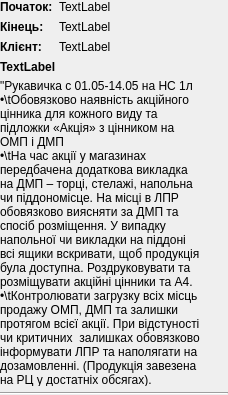
<?xml version="1.0" encoding="UTF-8"?>
<ui version="4.0">
 <class>EventItemWidget</class>
 <widget class="QWidget" name="EventItemWidget">
  <property name="geometry">
   <rect>
    <x>0</x>
    <y>0</y>
    <width>228</width>
    <height>395</height>
   </rect>
  </property>
  <property name="sizePolicy">
   <sizepolicy hsizetype="Minimum" vsizetype="Preferred">
    <horstretch>0</horstretch>
    <verstretch>0</verstretch>
   </sizepolicy>
  </property>
  <property name="windowTitle">
   <string>Form</string>
  </property>
  <layout class="QVBoxLayout" name="verticalLayout">
   <property name="leftMargin">
    <number>0</number>
   </property>
   <property name="topMargin">
    <number>0</number>
   </property>
   <property name="rightMargin">
    <number>0</number>
   </property>
   <property name="bottomMargin">
    <number>0</number>
   </property>
   <item>
    <layout class="QFormLayout" name="formLayout">
     <item row="0" column="0">
      <widget class="QLabel" name="label">
       <property name="font">
        <font>
         <weight>75</weight>
         <bold>true</bold>
        </font>
       </property>
       <property name="text">
        <string>Початок:</string>
       </property>
      </widget>
     </item>
     <item row="0" column="1">
      <widget class="QLabel" name="startDateLbl">
       <property name="text">
        <string>TextLabel</string>
       </property>
      </widget>
     </item>
     <item row="1" column="0">
      <widget class="QLabel" name="label_2">
       <property name="font">
        <font>
         <weight>75</weight>
         <bold>true</bold>
        </font>
       </property>
       <property name="text">
        <string>Кінець:</string>
       </property>
      </widget>
     </item>
     <item row="1" column="1">
      <widget class="QLabel" name="endDateLbl">
       <property name="text">
        <string>TextLabel</string>
       </property>
      </widget>
     </item>
     <item row="2" column="0">
      <widget class="QLabel" name="label_3">
       <property name="font">
        <font>
         <weight>75</weight>
         <bold>true</bold>
        </font>
       </property>
       <property name="text">
        <string>Клієнт:</string>
       </property>
      </widget>
     </item>
     <item row="2" column="1">
      <widget class="QLabel" name="clientLbl">
       <property name="text">
        <string>TextLabel</string>
       </property>
      </widget>
     </item>
    </layout>
   </item>
   <item>
    <widget class="QLabel" name="nameLbl">
     <property name="font">
      <font>
       <weight>75</weight>
       <bold>true</bold>
      </font>
     </property>
     <property name="text">
      <string>TextLabel</string>
     </property>
     <property name="wordWrap">
      <bool>true</bool>
     </property>
    </widget>
   </item>
   <item>
    <widget class="QLabel" name="descriptionLbl">
     <property name="sizePolicy">
      <sizepolicy hsizetype="Preferred" vsizetype="Preferred">
       <horstretch>0</horstretch>
       <verstretch>0</verstretch>
      </sizepolicy>
     </property>
     <property name="maximumSize">
      <size>
       <width>200</width>
       <height>16777215</height>
      </size>
     </property>
     <property name="text">
      <string>&quot;Рукавичка с 01.05-14.05 на НС 1л •\tОбовязково наявність акційного цінника для кожного виду та підложки «Акція» з цінником на ОМП і ДМП
•\tНа час акції у магазинах передбачена додаткова викладка на ДМП – торці, стелажі, напольна чи піддономісце. На місці в ЛПР обовязково виясняти за ДМП та спосіб розміщення. У випадку напольної чи викладки на піддоні всі ящики вскривати, щоб продукція була доступна. Роздруковувати та розміщувати акційні цінники та А4. 
•\tКонтролювати загрузку всіх місць продажу ОМП, ДМП та залишки протягом всієї акції. При відстуності чи критичних  залишках обовязково інформувати ЛПР та наполягати на дозамовленні. (Продукція завезена на РЦ у достатніх обсягах).</string>
     </property>
     <property name="textFormat">
      <enum>Qt::AutoText</enum>
     </property>
     <property name="wordWrap">
      <bool>true</bool>
     </property>
    </widget>
   </item>
   <item>
    <widget class="Line" name="line">
     <property name="orientation">
      <enum>Qt::Horizontal</enum>
     </property>
    </widget>
   </item>
  </layout>
 </widget>
 <resources/>
 <connections/>
</ui>
